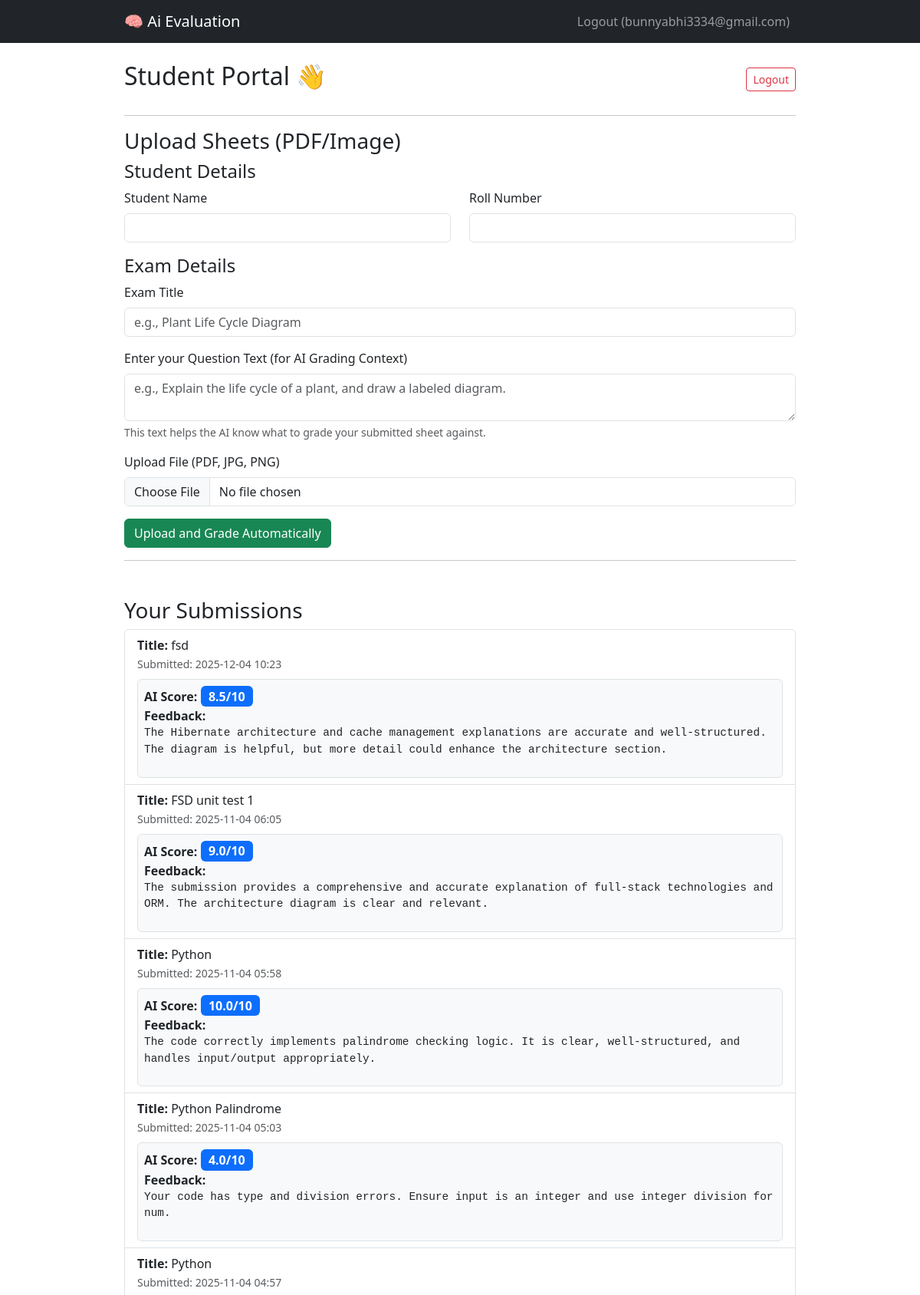
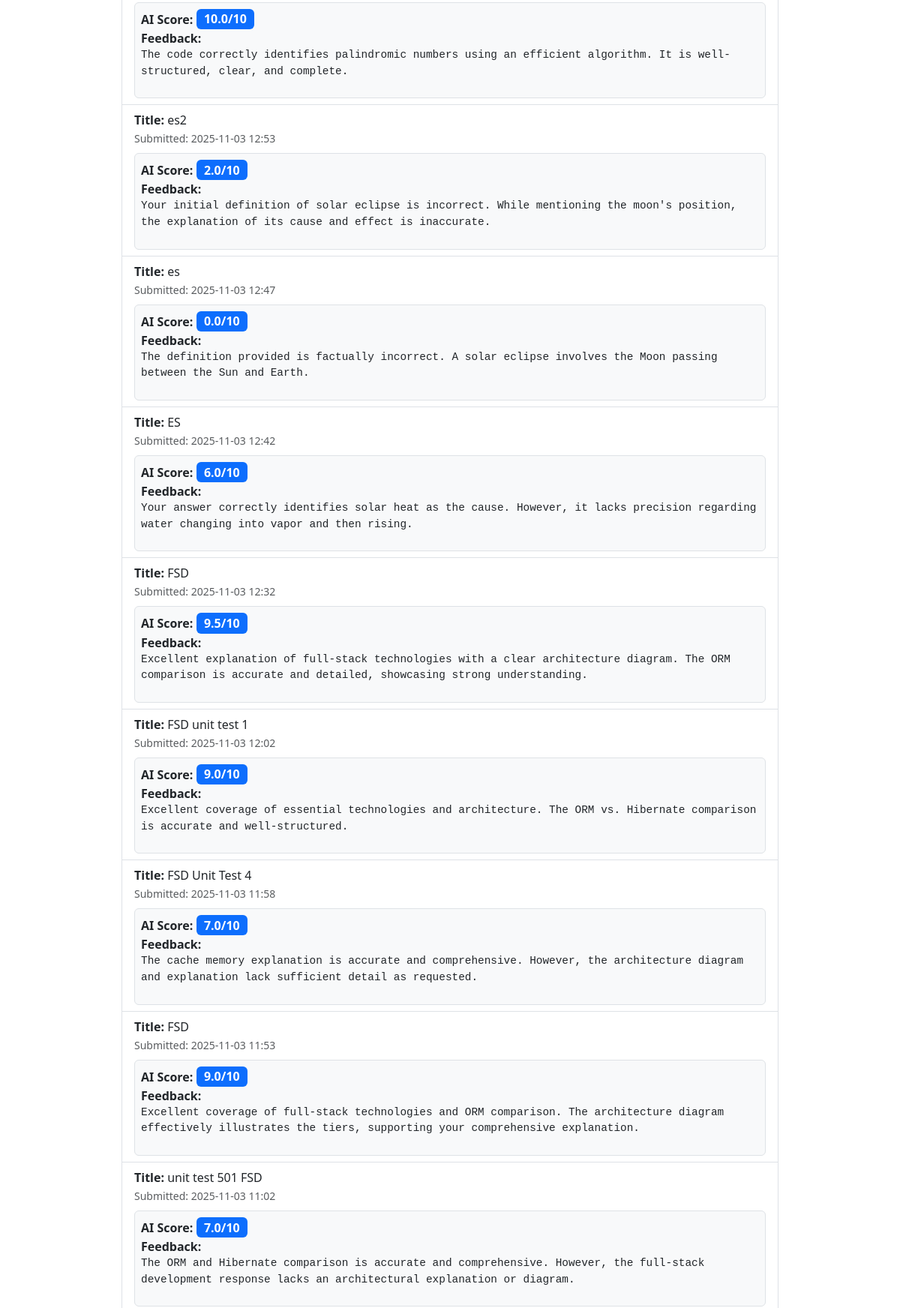
The app's page /student/portal (signed in, upper part) with its own data (2 pictures, top to bottom).
### models.py (models this page shows)
class User(UserMixin, db.Model):
    id = db.Column(db.Integer, primary_key=True)
    email = db.Column(db.String(100), unique=True, nullable=False)
    password = db.Column(db.String(100), nullable=False)
    is_teacher = db.Column(db.Boolean, default=False)
    assignments = db.relationship('Assignment', backref='submitter', lazy=True)

class Assignment(db.Model):
    id = db.Column(db.Integer, primary_key=True)
    user_id = db.Column(db.Integer, db.ForeignKey('user.id'), nullable=False)
    student_name = db.Column(db.String(100), nullable=False)
    roll_number = db.Column(db.String(50), nullable=False)
    title = db.Column(db.String(200), nullable=False)
    question_text = db.Column(db.String(500), nullable=False)
    file_path = db.Column(db.String(255), nullable=False)
    upload_date = db.Column(db.DateTime, default=datetime.utcnow)
    grade_score = db.Column(db.Float, nullable=True)
    feedback = db.Column(db.Text, nullable=True)
    is_graded = db.Column(db.Boolean, default=False)

### blueprints/student/routes.py (the view)
@student_bp.route('/portal', methods=['GET'])
@login_required
def portal():
    if current_user.is_teacher:
        return redirect(url_for('teacher.dashboard'))
    student_assignments = Assignment.query.filter_by(user_id=current_user.id).order_by(Assignment.upload_date.desc()).all()
    return render_template('student_portal.html', assignments=student_assignments)

### templates/student_portal.html
{% extends "base.html" %}
{% block content %}
<div class="d-flex justify-content-between align-items-center mb-4">
    <h2>Student Portal 👋</h2>
    <a href="{{ url_for('auth.logout') }}" class="btn btn-sm btn-outline-danger">Logout</a>
</div>
<hr>
<h3>Upload Sheets (PDF/Image)</h3>
<form method="POST" action="{{ url_for('student.upload_assignment') }}" enctype="multipart/form-data">
    <h4>Student Details</h4>
    <div class="row">
        <div class="col-md-6 mb-3">
            <label for="student_name" class="form-label">Student Name</label>
            <input type="text" class="form-control" id="student_name" name="student_name" required>
        </div>
        <div class="col-md-6 mb-3">
            <label for="roll_number" class="form-label">Roll Number</label>
            <input type="text" class="form-control" id="roll_number" name="roll_number" required>
        </div>
    </div>
    <h4>Exam Details</h4>
    <div class="mb-3">
        <label for="title" class="form-label">Exam Title</label>
        <input type="text" class="form-control" id="title" name="title" placeholder="e.g., Plant Life Cycle Diagram" required>
    </div>
    <div class="mb-3">
        <label for="question_text" class="form-label">Enter your Question Text (for AI Grading Context)</label>
        <textarea class="form-control" id="question_text" name="question_text" rows="2" placeholder="e.g., Explain the life cycle of a plant, and draw a labeled diagram." required></textarea>
        <div class="form-text">This text helps the AI know what to grade your submitted sheet against.</div>
    </div>
    <div class="mb-3">
        <label for="assignment_file" class="form-label">Upload File (PDF, JPG, PNG)</label>
        <input class="form-control" type="file" id="assignment_file" name="assignment_file" accept=".pdf,.jpg,.jpeg,.png" required>
    </div>
    <button type="submit" class="btn btn-success">Upload and Grade Automatically</button>
</form>
<hr>
<h3 class="mt-5">Your Submissions</h3>
{% if assignments %}
    <ul class="list-group">
        {% for assignment in assignments %}
        <li class="list-group-item d-flex justify-content-between align-items-center">
            <div>
                <strong>Title:</strong> {{ assignment.title }}
                <br>
                <small class="text-muted">Submitted: {{ assignment.upload_date.strftime('%Y-%m-%d %H:%M') }}</small>
                {% if assignment.is_graded %}
                    <div class="mt-2 p-2 border rounded bg-light">
                        <strong>AI Score:</strong> <span class="badge bg-primary fs-6">{{ assignment.grade_score | round(1) }}/10</span>
                        <br>
                        <strong>Feedback:</strong> <pre style="white-space: pre-wrap; font-size: 0.9em;">{{ assignment.feedback }}</pre>
                    </div>
                {% else %}
                    <span class="badge bg-warning">Grading Pending...</span>
                {% endif %}
            </div>
        </li>
        {% endfor %}
    </ul>
{% else %}
    <p class="text-muted">You have not submitted any assignments yet.</p>
{% endif %}
{% endblock %}

### templates/base.html (shortened to what this page needs)
<!doctype html>
<html lang="en">
<head>
    <link href="https://cdn.jsdelivr.net/npm/bootstrap@5.3.0/dist/css/bootstrap.min.css" rel="stylesheet">
    <link rel="stylesheet" href="{{ url_for('static', filename='css/style.css') }}">
</head>
<body>
    <nav class="navbar navbar-expand-lg navbar-dark bg-dark">
        <div class="container">
            <a class="navbar-brand" href="/">🧠 Ai Evaluation</a>
            <div class="collapse navbar-collapse">
                <ul class="navbar-nav ms-auto">
                    {% if current_user.is_authenticated %}
                        <li class="nav-item">
                            <a class="nav-link" href="{{ url_for('auth.logout') }}">Logout ({{ current_user.email }})</a>
                        </li>
                    {% else %}
                        <li class="nav-item">
                            <a class="nav-link" href="{{ url_for('auth.login') }}">Login</a>
                        </li>
                    {% endif %}
                </ul>
            </div>
        </div>
    </nav>
    <div class="container mt-4">
        {% block content %}{% endblock %}
    </div>
</body>
</html>

### static/css/style.css (style rules this page uses)
.container { max-width: 900px; }
pre { font-family: monospace; white-space: pre-wrap; word-break: break-word; background: none; padding: 0; }

### records on screen
User: email "bunnyabhi3334@gmail.com"
Assignment: title "fsd", upload_date "2025-12-04 10:23", grade_score "8.5", feedback "The Hibernate architecture and cache management explanations are accurate and well-structured. The diagram is helpful, but more detail could enhance the architecture section."
Assignment: title "FSD unit test 1", upload_date "2025-11-04 06:05", grade_score "9.0", feedback "The submission provides a comprehensive and accurate explanation of full-stack technologies and ORM. The architecture diagram is clear and relevant.…"
Assignment: title "Python", upload_date "2025-11-04 05:58", grade_score "10.0", feedback "The code correctly implements palindrome checking logic. It is clear, well-structured, and handles input/output appropriately."
Assignment: title "Python Palindrome", upload_date "2025-11-04 05:03", grade_score "4.0", feedback "Your code has type and division errors. Ensure input is an integer and use integer division for num.…"
Assignment: title "Python", upload_date "2025-11-04 04:57", grade_score "10.0", feedback "The code correctly identifies palindromic numbers using an efficient algorithm. It is well-structured, clear, and complete."
Assignment: title "es2", upload_date "2025-11-03 12:53", grade_score "2.0", feedback "Your initial definition of solar eclipse is incorrect. While mentioning the moon's position, the explanation of its cause and effect is inaccurate."
Assignment: title "es", upload_date "2025-11-03 12:47", grade_score "0.0", feedback "The definition provided is factually incorrect. A solar eclipse involves the Moon passing between the Sun and Earth."
Assignment: title "ES", upload_date "2025-11-03 12:42", grade_score "6.0", feedback "Your answer correctly identifies solar heat as the cause. However, it lacks precision regarding water changing into vapor and then rising.…"
Assignment: title "FSD", upload_date "2025-11-03 12:32", grade_score "9.5", feedback "Excellent explanation of full-stack technologies with a clear architecture diagram. The ORM comparison is accurate and detailed, showcasing strong understanding."
Assignment: title "FSD unit test 1", upload_date "2025-11-03 12:02", grade_score "9.0", feedback "Excellent coverage of essential technologies and architecture. The ORM vs. Hibernate comparison is accurate and well-structured.…"
Assignment: title "FSD Unit Test 4", upload_date "2025-11-03 11:58", grade_score "7.0", feedback "The cache memory explanation is accurate and comprehensive. However, the architecture diagram and explanation lack sufficient detail as requested."
Assignment: title "FSD", upload_date "2025-11-03 11:53", grade_score "9.0", feedback "Excellent coverage of full-stack technologies and ORM comparison. The architecture diagram effectively illustrates the tiers, supporting your comprehensive explanation."
Assignment: title "unit test 501 FSD", upload_date "2025-11-03 11:02", grade_score "7.0", feedback "The ORM and Hibernate comparison is accurate and comprehensive. However, the full-stack development response lacks an architectural explanation or diagram."
